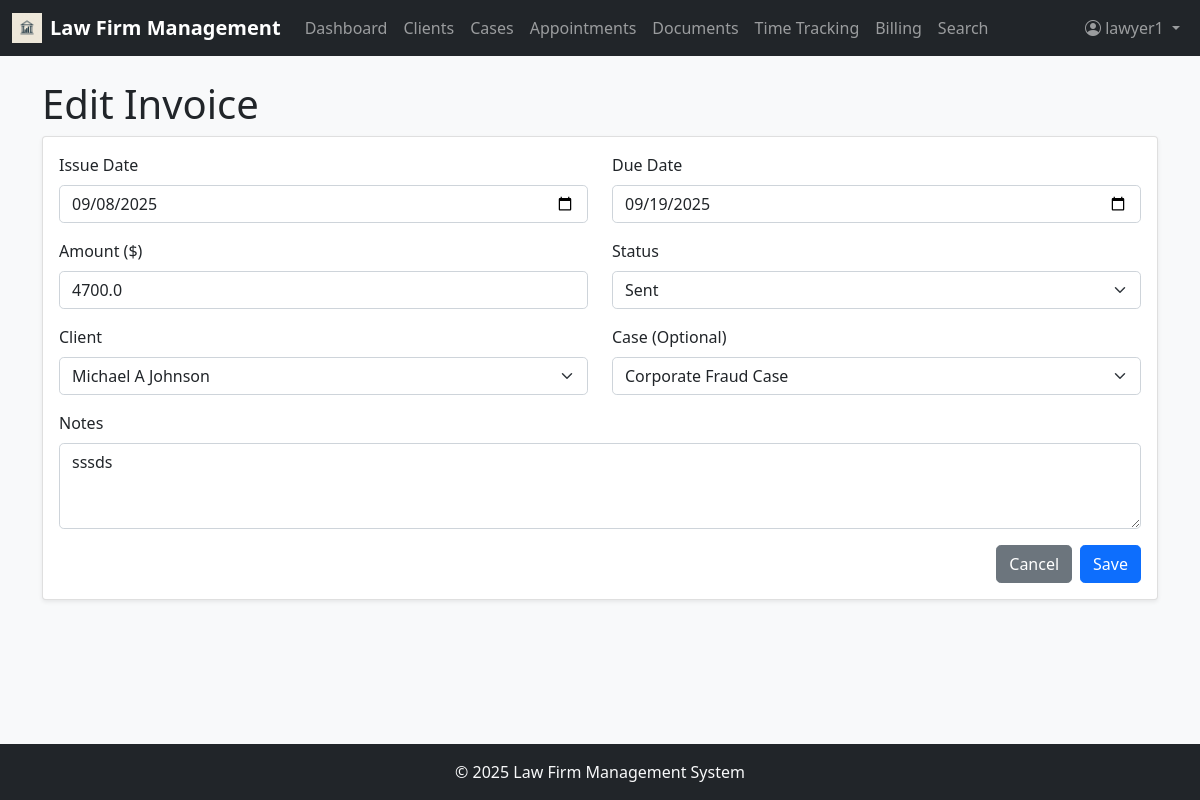
The app's page /invoices/1/edit (signed in) with its own data.
### app/models.py (models this page shows, shortened)
class User(UserMixin, db.Model):
    id = db.Column(db.Integer, primary_key=True)
    username = db.Column(db.String(64), index=True, unique=True)
    email = db.Column(db.String(120), index=True, unique=True)
    password_hash = db.Column(db.String(128))
    first_name = db.Column(db.String(64))
    last_name = db.Column(db.String(64))
    role = db.Column(db.String(20))  # 'admin' (full access to system; manage users, roles, permissions, clients, cases, billing, payments; approve/reject invoices/time entries; access analytics, financial reports, firm-wide dashboards; configure system settings (billing rates, document categories, practice areas); assign lawyers/staff to cases), 'lawyer' (manage own cases & clients; add/edit case details, appointments, documents, time entries; track billable hours; generate invoices (pending admin approval); search legal database, access case law, add citations to cases; communicate with clients via notes/messages; cannot create/remove other users), 'staff' (support role, limited permissions; schedule appointments; upload and manage documents (evidence, contracts); draft invoices (cannot approve/send); record time entries on behalf of lawyers (if permitted); cannot delete cases or clients; cannot assign users)
    hourly_rate = db.Column(db.Float)
    cases = db.relationship('Case', secondary=case_assignments, backref=db.backref('assigned_users', lazy='dynamic'))
    time_entries = db.relationship('TimeEntry', backref='user', lazy='dynamic')

class Invoice(db.Model):
    id = db.Column(db.Integer, primary_key=True)
    invoice_number = db.Column(db.String(20), unique=True)
    issue_date = db.Column(db.Date)
    due_date = db.Column(db.Date)
    amount = db.Column(db.Float)
    status = db.Column(db.String(20))  # Draft, Sent, Paid, Overdue
    notes = db.Column(db.Text)
    case_id = db.Column(db.Integer, db.ForeignKey('case.id'))
    client_id = db.Column(db.Integer, db.ForeignKey('client.id'))
    client = db.relationship('Client', backref=db.backref('invoices', lazy=True))
    payments = db.relationship('Payment', backref='invoice', lazy='dynamic')
    time_entries = db.relationship('TimeEntry', backref='invoice', lazy='dynamic')
    created_at = db.Column(db.DateTime, default=datetime.utcnow)
    date = db.Column(db.Date, default=datetime.utcnow)

class Client(db.Model):
    id = db.Column(db.Integer, primary_key=True)
    first_name = db.Column(db.String(64))
    last_name = db.Column(db.String(64))
    email = db.Column(db.String(120))
    phone = db.Column(db.String(20))
    address = db.Column(db.String(256))
    company = db.Column(db.String(128))
    category = db.Column(db.String(64))
    notes = db.Column(db.Text)
    cases = db.relationship('Case', backref='client', lazy='dynamic')
    appointments = db.relationship('Appointment', backref='client', lazy='dynamic')
    documents = db.relationship('Document', backref='client', lazy='dynamic')

class Case(db.Model):
    id = db.Column(db.Integer, primary_key=True)
    case_number = db.Column(db.String(20), unique=True)
    title = db.Column(db.String(128))
    description = db.Column(db.Text)
    status = db.Column(db.String(20))  # Open, In Progress, On Hold, Closed, Archived
    priority = db.Column(db.String(20))  # Low, Medium, High, Urgent
    practice_area = db.Column(db.String(64))
    case_type = db.Column(db.String(64))
    budget = db.Column(db.Float)
    client_id = db.Column(db.Integer, db.ForeignKey('client.id'))
    appointments = db.relationship('Appointment', backref='case', lazy='dynamic')
    documents = db.relationship('Document', backref='case', lazy='dynamic')
    time_entries = db.relationship('TimeEntry', backref='case', lazy='dynamic')
    invoices = db.relationship('Invoice', backref='case', lazy='dynamic')
    created_at = db.Column(db.DateTime, default=datetime.utcnow)
    updated_at = db.Column(db.DateTime, default=datetime.utcnow, onupdate=datetime.utcnow)

### app/routes.py (the view, shortened to what this page needs)
@app.route('/invoices/<int:id>/edit', methods=['GET', 'POST'])
@login_required
@role_required(['admin', 'lawyer'])
def edit_invoice(id):
    invoice = Invoice.query.get_or_404(id)
    clients = Client.query.all()
    cases = Case.query.all()
    return render_template('invoice_form.html', invoice=invoice, clients=clients, cases=cases)

### app/__init__.py (called while the page is built)
@login.user_loader
def load_user(id):
    return User.query.get(int(id))

### app/routes.py (called while the page is built)
def role_required(allowed_roles):
    def decorator(f):
        @wraps(f)
        def decorated_function(*args, **kwargs):
            if current_user.is_anonymous or current_user.role not in allowed_roles:
                flash('You do not have permission to access this page.')
                return redirect(url_for('dashboard')) # Redirect to dashboard or login
            return f(*args, **kwargs)
        return decorated_function
    return decorator

### app/templates/invoice_form.html (shortened to what this page needs)
{% extends "base.html" %}
{% block content %}
<h1>{% if invoice %}Edit Invoice{% else %}Create New Invoice{% endif %}</h1>
<div class="card">
    <div class="card-body">
        <form method="POST">
            <div class="row mb-3">
                <div class="col-md-6">
                    <label class="form-label">Issue Date</label>
                    <input type="date" class="form-control" name="issue_date" value="{{ invoice.issue_date.strftime('%Y-%m-%d') if invoice else '' }}" required>
                </div>
                <div class="col-md-6">
                    <label class="form-label">Due Date</label>
                    <input type="date" class="form-control" name="due_date" value="{{ invoice.due_date.strftime('%Y-%m-%d') if invoice else '' }}" required>
                </div>
            </div>
            <div class="row mb-3">
                <div class="col-md-6">
                    <label class="form-label">Amount ($)</label>
                    <input type="number" class="form-control" name="amount" value="{{ invoice.amount if invoice else '' }}" step="0.01" min="0" required>
                </div>
                <div class="col-md-6">
                    <label class="form-label">Status</label>
                    <select class="form-select" name="status" required>
                        <option value="Sent" {% if invoice and invoice.status == 'Sent' %}selected{% endif %}>Sent</option>
                    </select>
                </div>
            </div>
            <div class="row mb-3">
                <div class="col-md-6">
                    <label class="form-label">Client</label>
                    <select class="form-select" name="client_id" required>
                        {% for client in clients %}
                        <option value="{{ client.id }}" {% if invoice and invoice.client_id == client.id %}selected{% endif %}>{{ client.first_name }} {{ client.last_name }}</option>
                        {% endfor %}
                    </select>
                </div>
                <div class="col-md-6">
                    <label class="form-label">Case (Optional)</label>
                    <select class="form-select" name="case_id">
                        {% for case in cases %}
                        <option value="{{ case.id }}" {% if invoice and invoice.case_id == case.id %}selected{% endif %}>{{ case.title }}</option>
                        {% endfor %}
                    </select>
                </div>
            </div>
            <div class="mb-3">
                <label class="form-label">Notes</label>
                <textarea class="form-control" name="notes" rows="3">{{ invoice.notes if invoice else '' }}</textarea>
            </div>
            <div class="d-flex justify-content-end">
                <a href="{{ url_for('billing') }}" class="btn btn-secondary me-2">Cancel</a>
                <button type="submit" class="btn btn-primary">Save</button>
            </div>
        </form>
    </div>
</div>
{% endblock %}

### app/templates/base.html (shortened to what this page needs)
<!DOCTYPE html>
<html lang="en">
  <head>
    <link
      href="https://cdn.jsdelivr.net/npm/bootstrap@5.1.3/dist/css/bootstrap.min.css"
      rel="stylesheet"
    />
    <link
      rel="stylesheet"
      href="https://cdn.jsdelivr.net/npm/bootstrap-icons@1.8.1/font/bootstrap-icons.css"
    />
    <link
      href="{{ url_for('static', filename='css/style.css') }}"
      rel="stylesheet"
    />
  </head>
  <body class="d-flex flex-column min-vh-100">
    <nav class="navbar navbar-expand-lg navbar-dark bg-dark">
      <div class="container-fluid">
        <a
          class="navbar-brand d-flex align-items-center"
          href="{{ url_for('dashboard') }}"
        >
          <img
            src="{{ url_for('static', filename='images/lawfirm-logo.jpg') }}"
            alt="Logo"
            width="30"
            height="30"
            class="d-inline-block align-text-top me-2"
          />
          Law Firm Management
        </a>
        <div class="collapse navbar-collapse" id="navbarNav">
          <ul class="navbar-nav me-auto">
            <li class="nav-item">
              <a
                class="nav-link {% if request.endpoint == 'dashboard' %}active{% endif %}"
                href="{{ url_for('dashboard') }}"
              >
                Dashboard
              </a>
            </li>
            <li class="nav-item">
              <a
                class="nav-link {% if request.endpoint == 'clients' %}active{% endif %}"
                href="{{ url_for('clients') }}"
              >
                Clients
              </a>
            </li>
            <li class="nav-item">
              <a
                class="nav-link {% if request.endpoint == 'cases' %}active{% endif %}"
                href="{{ url_for('cases') }}"
              >
                Cases
              </a>
            </li>
            <li class="nav-item">
              <a
                class="nav-link {% if request.endpoint == 'appointments' %}active{% endif %}"
                href="{{ url_for('appointments') }}"
              >
                Appointments
              </a>
            </li>
            <li class="nav-item">
              <a
                class="nav-link {% if request.endpoint == 'documents' %}active{% endif %}"
                href="{{ url_for('documents') }}"
              >
                Documents
              </a>
            </li>
            <li class="nav-item">
              <a
                class="nav-link {% if request.endpoint == 'time_tracking' %}active{% endif %}"
                href="{{ url_for('time_tracking') }}"
              >
                Time Tracking
              </a>
            </li>
            <li class="nav-item">
              <a
                class="nav-link {% if request.endpoint == 'billing' %}active{% endif %}"
                href="{{ url_for('billing') }}"
              >
                Billing
              </a>
            </li>
            <li class="nav-item">
              <a
                class="nav-link {% if request.endpoint == 'search' %}active{% endif %}"
                href="{{ url_for('search') }}"
              >
                Search
              </a>
            </li>
          </ul>
          <ul class="navbar-nav">
            {% if current_user.is_anonymous %}
            <li class="nav-item">
              <a class="nav-link" href="{{ url_for('login') }}">Login</a>
            </li>
            {% else %}
            <li class="nav-item dropdown">
              <a
                class="nav-link dropdown-toggle"
                href="#"
                id="navbarDropdown"
                role="button"
                data-bs-toggle="dropdown"
              >
                <i class="bi bi-person-circle"></i> {{ current_user.username }}
              </a>
            </li>
            {% endif %}
          </ul>
        </div>
      </div>
    </nav>
    <main class="flex-grow-1 container mt-4">
       {% block content %}{% endblock %}
    </main>
    <footer class="footer mt-auto py-3 bg-dark text-light">
      <div class="container text-center">
        <span>© <span id="year"></span> Law Firm Management System</span>
      </div>
    </footer>
  </body>
</html>

### app/static/css/style.css (style rules this page uses)
body { font-family: 'Segoe UI', Tahoma, Geneva, Verdana, sans-serif; background-color: #f8f9fa; }
.footer { margin-top: auto; padding: 1rem 0; background-color: #343a40; color: #fff; }
.card { box-shadow: 0 0.125rem 0.25rem rgba(0, 0, 0, 0.075); border: 1px solid rgba(0, 0, 0, 0.125); }
.navbar-brand { font-weight: bold; }
.btn { border-radius: 0.3rem; }
.form-control, .form-select { border-radius: 0.3rem; }

### records on screen
User: username "lawyer1"
Invoice: issue_date "09/08/2025", due_date "09/19/2025", amount "4700.0", status "Sent", client_id "Michael A Johnson", case_id "Corporate Fraud Case", notes "sssds"
